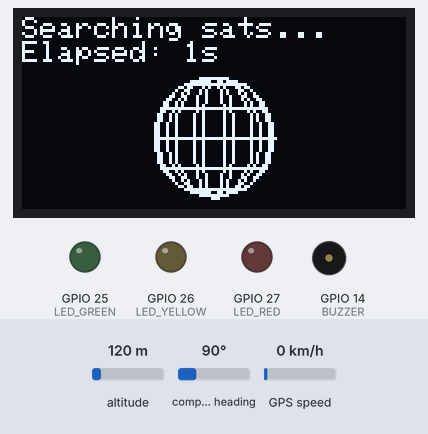
This sketch was run on a simulated ESP32. Shown: 128×64 one-colour display, output pins drawn as LEDs (lit = HIGH), buzzer (waves = sounding, pin HIGH). The inputs (shaded band) are chosen by the test bench; at power-on: GPS speed 0 km/h, altitude 120 m, compass heading 90°. The GPS gets a fix after 3 s at 37.7749, -122.4194 with 8 satellites.

Above: at 1.2 s.
1.3 s: GPS speed set to 2 km/h
At 3.6 s:
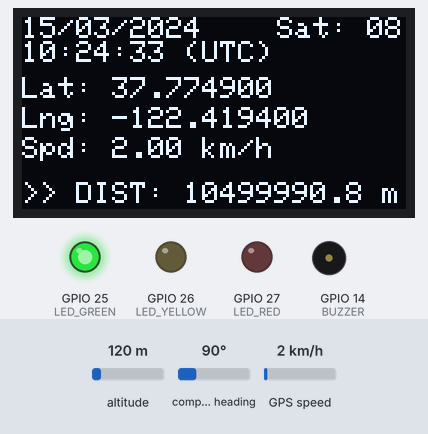
5.4 s: GPS speed set to 30 km/h
At 6.6 s:
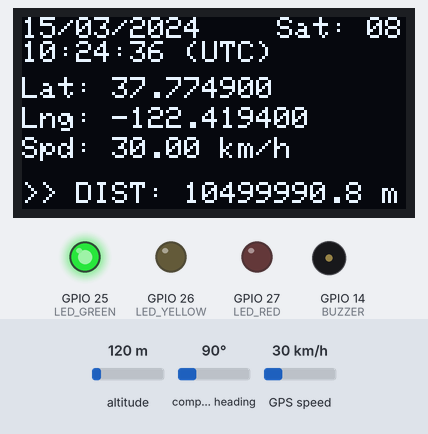
8.7 s: GPS speed set to 60 km/h
At 10.1 s:
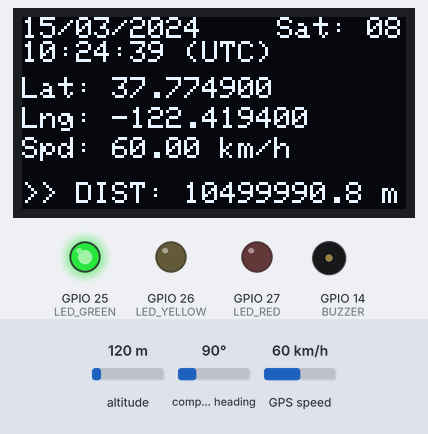
Timing chart, 0 to 11.7 s (numbered marks = the images above; inputs shaded):
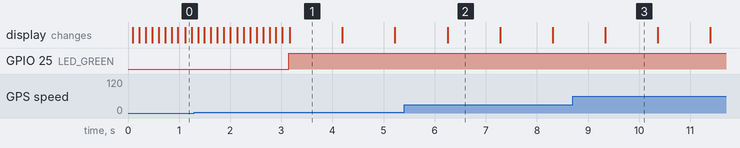

Measured:
- what the display in image 1 shows lasts 1.0 s, from 3.2 s to 4.2 s

The sketch:

geofence_esp32.ino
```cpp
#include <Wire.h>
#include <Adafruit_GFX.h>
#include <Adafruit_SSD1306.h>
#include <TinyGPS++.h>
#include <HardwareSerial.h>

// -------------------- Display setup --------------------
#define SCREEN_WIDTH 128
#define SCREEN_HEIGHT 64
Adafruit_SSD1306 display(SCREEN_WIDTH, SCREEN_HEIGHT, &Wire, -1);

// -------------------- GPS setup --------------------
TinyGPSPlus gps;
HardwareSerial GPSserial(1); // use UART1 on ESP32
#define RXD2 16
#define TXD2 17

// -------------------- LEDs & Buzzer --------------------
#define LED_GREEN 25
#define LED_YELLOW 26
#define LED_RED 27
#define BUZZER 14

// -------------------- Geofence rectangle --------------------
// Define four corners of the runway exclusion zone (lat, lon in degrees)
// #define WARNING_LENGTH 150
#define WARNING_LENGTH 35

struct Point {
  double lat;
  double lon;
};

// Embraer GPX - Runway 02-20
// Point runway[4] = {
//   { -21.751308, -48.405645 }, // NW
//   { -21.751315, -48.405206 }, // NE
//   { -21.796440, -48.404396 }, // SE
//   { -21.796451, -48.404831 }, // SW
// };
// Embraer GPX - Alpha Yard
Point runway[4] = {
  { -21.762005, -48.403078 }, // NW
  { -21.761996, -48.402081 }, // NE
  { -21.763241, -48.402057 }, // SE
  { -21.763264, -48.403050 }, // SW
};
// USP São Carlos - Home Test Example
// Point runway[4] = {
//   { -22.002662, -47.900222 }, // NW
//   { -22.002654, -47.896139 }, // NE
//   { -22.011453, -47.895683 }, // SE
//   { -22.011480, -47.899861 }, // SW
// };

// -------------------- Timers --------------------
unsigned long lastValidFixMillis = 0;
unsigned long lastCharReceived = 0;
bool everHadFix = false;
const unsigned long GPS_FIX_TIMEOUT = 10000;


// -------------------- Helpers --------------------
// Compute min distance from current point to rectangle edges
// Approximate conversion of lat/lon to local XY (meters) relative to a reference point
void latLonToXY(double lat, double lon, double lat0, double lon0, double &x, double &y) {
  const double R = 6371000.0; // Earth radius in meters
  double dLat = radians(lat - lat0);
  double dLon = radians(lon - lon0);
  double meanLat = radians((lat + lat0) / 2.0);
  x = dLon * cos(meanLat) * R;
  y = dLat * R;
}

// Distance from point P to segment AB in XY plane
double pointToSegmentDist(double px, double py, double ax, double ay, double bx, double by) {
  double dx = bx - ax;
  double dy = by - ay;
  if (dx == 0 && dy == 0) {
    // A and B are the same point
    dx = px - ax;
    dy = py - ay;
    return sqrt(dx*dx + dy*dy);
  }
  double t = ((px - ax) * dx + (py - ay) * dy) / (dx*dx + dy*dy);
  if (t < 0) {
    dx = px - ax;
    dy = py - ay;
  } else if (t > 1) {
    dx = px - bx;
    dy = py - by;
  } else {
    double projx = ax + t * dx;
    double projy = ay + t * dy;
    dx = px - projx;
    dy = py - projy;
  }
  return sqrt(dx*dx + dy*dy);
}

double distanceToRectangle(double lat, double lon) {
  // Reference point: first corner
  double lat0 = runway[0].lat;
  double lon0 = runway[0].lon;

  // Convert test point
  double px, py;
  latLonToXY(lat, lon, lat0, lon0, px, py);

  // Convert polygon
  double polyX[4], polyY[4];
  for (int i = 0; i < 4; i++) {
    latLonToXY(runway[i].lat, runway[i].lon, lat0, lon0, polyX[i], polyY[i]);
  }

  // Check if inside polygon (simple ray casting in XY)
  bool inside = false;
  for (int i = 0, j = 3; i < 4; j = i++) {
    if (((polyY[i] > py) != (polyY[j] > py)) &&
        (px < (polyX[j] - polyX[i]) * (py - polyY[i]) / (polyY[j] - polyY[i]) + polyX[i]))
      inside = !inside;
  }
  if (inside) return 0.0;

  // Compute min distance to edges
  double minDist = 1e9;
  for (int i = 0; i < 4; i++) {
    int j = (i+1) % 4;
    double d = pointToSegmentDist(px, py, polyX[i], polyY[i], polyX[j], polyY[j]);
    if (d < minDist) minDist = d;
  }
  return minDist;
}

// --- Globe animation vars ---
float angle = 0.0;
const float radius = 20.0;
const int centerX = SCREEN_WIDTH / 2;
const int centerY = (SCREEN_HEIGHT + 16) / 2; // push globe lower so top 16px yellow band is free


// -------------------- Setup --------------------
void setup() {
  Serial.begin(115200);

  // GPS
  GPSserial.begin(9600, SERIAL_8N1, RXD2, TXD2);

  // Display
  if (!display.begin(SSD1306_SWITCHCAPVCC, 0x3C)) {
    Serial.println("SSD1306 allocation failed");
    for (;;);
  }
  display.clearDisplay();
  display.display();

  // LEDs and buzzer
  pinMode(LED_GREEN, OUTPUT);
  pinMode(LED_YELLOW, OUTPUT);
  pinMode(LED_RED, OUTPUT);
  pinMode(BUZZER, OUTPUT);

  digitalWrite(LED_GREEN, LOW);
  digitalWrite(LED_YELLOW, LOW);
  digitalWrite(LED_RED, LOW);
  digitalWrite(BUZZER, LOW);
}

// -------------------- Loop --------------------
void loop() {
  while (GPSserial.available() > 0) {
    char c = GPSserial.read();
    if (gps.encode(c)) {
      if (gps.location.isValid() && gps.time.isValid()) {
        lastValidFixMillis = millis();
        everHadFix = true;
      }
    }
    lastCharReceived = millis();
  }

  bool gotRecentChars = (millis() - lastCharReceived < 2000);
  bool gotRecentFix   = (millis() - lastValidFixMillis < GPS_FIX_TIMEOUT);
  bool hasFreshFix    = everHadFix && gotRecentChars && gotRecentFix;

  display.clearDisplay();

  if (hasFreshFix) {
    double lat = gps.location.lat();
    double lon = gps.location.lng();
    double alt = gps.altitude.meters();
    double spd = gps.speed.kmph();
    int sats  = gps.satellites.value();

    // Calculate distance to rectangle
    double dist = distanceToRectangle(lat, lon);

    // Display info
    display.setTextSize(1);
    display.setTextColor(SSD1306_WHITE);

    // Yellow zone (top band)
    // Date
    display.setCursor(0, 0);
    display.printf("%02d/%02d/%02d", gps.date.day(), gps.date.month(), gps.date.year());
    // Satellites count
    display.setCursor(85, 0);
    display.printf("Sat: %02d", gps.satellites.value());
    // Time
    display.setCursor(0, 8);
    display.printf("%02d:%02d:%02d", gps.time.hour(), gps.time.minute(), gps.time.second());
    display.print(" (UTC)");

    // Blue zone
    // Coords
    display.setCursor(0, 20);
    display.print("Lat: "); display.println(gps.location.lat(), 6);
    display.setCursor(0, 30);
    display.print("Lng: "); display.println(gps.location.lng(), 6);
    // Speed
    display.setCursor(0, 40);
    display.print("Spd: "); display.print(gps.speed.kmph()); display.println(" km/h");

    // Distance info
    display.setCursor(0, 55);
    display.printf(">> DIST: %.1f m", dist);

    // LED + Buzzer logic
    if (dist == 0) {
      digitalWrite(LED_GREEN, LOW);
      digitalWrite(LED_YELLOW, LOW);
      digitalWrite(LED_RED, HIGH);
      digitalWrite(BUZZER, HIGH); // constant
    } else if (dist <= WARNING_LENGTH) {
      digitalWrite(LED_GREEN, LOW);
      digitalWrite(LED_RED, LOW);
      digitalWrite(LED_YELLOW, HIGH);
      // Beeping buzzer
      if ((millis() / 500) % 2 == 0) {
        digitalWrite(BUZZER, HIGH);
      } else {
        digitalWrite(BUZZER, LOW);
      }
    } else {
      digitalWrite(LED_GREEN, HIGH);
      digitalWrite(LED_YELLOW, LOW);
      digitalWrite(LED_RED, LOW);
      digitalWrite(BUZZER, LOW);
    }

  } else {
    // Searching for satellites
    unsigned long elapsed = millis() / 1000;
    display.setTextSize(1);
    display.setTextColor(SSD1306_WHITE);
    display.setCursor(0, 0);
    display.print("Searching sats...");
    display.setCursor(0, 8);
    display.print("Elapsed: ");
    display.print(elapsed);
    display.print("s");

    // Reset outputs
    digitalWrite(LED_GREEN, LOW);
    digitalWrite(LED_YELLOW, LOW);
    digitalWrite(LED_RED, LOW);
    digitalWrite(BUZZER, LOW);

    // Globe animation in lower part
    drawGlobe();
    angle += 5;
    if (angle >= 360) angle = 0;
  }

  display.display();
  delay(100);
}

// --- Functions for globe wireframe ---
void drawLatitude(int lat, float rotAngle) {
  for (int lon = 0; lon < 360; lon += 10) {
    float x1, y1, x2, y2;
    sphereToScreen(lat, lon, rotAngle, x1, y1);
    sphereToScreen(lat, lon + 10, rotAngle, x2, y2);
    display.drawLine((int)x1, (int)y1, (int)x2, (int)y2, SSD1306_WHITE);
  }
}

void drawLongitude(int lon, float rotAngle) {
  for (int lat = -90; lat < 90; lat += 10) {
    float x1, y1, x2, y2;
    sphereToScreen(lat, lon, rotAngle, x1, y1);
    sphereToScreen(lat + 10, lon, rotAngle, x2, y2);
    display.drawLine((int)x1, (int)y1, (int)x2, (int)y2, SSD1306_WHITE);
  }
}

void drawGlobe() {
  for (int lat = -60; lat <= 60; lat += 30) {
    drawLatitude(lat, angle);
  }
  for (int lon = 0; lon < 360; lon += 30) {
    drawLongitude(lon, angle);
  }
}

void sphereToScreen(float lat, float lon, float rotAngle, float &x, float &y) {
  float latRad = radians(lat);
  float lonRad = radians(lon + rotAngle);

  float X = radius * cos(latRad) * cos(lonRad);
  float Y = radius * sin(latRad);

  x = centerX + X;
  y = centerY + Y;
}
```
